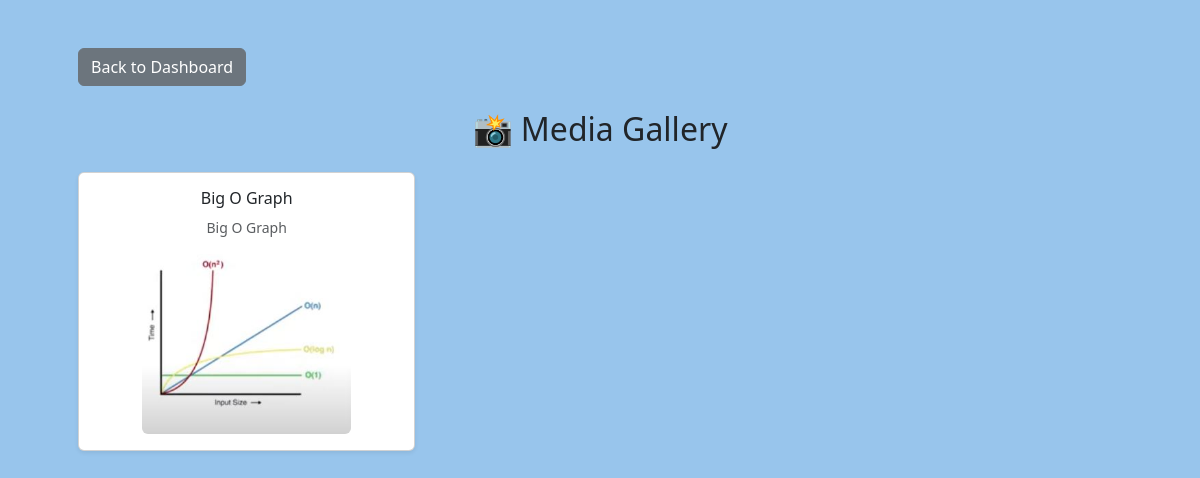
The page /media/gallery.php on the database its author committed.
### tables this page shows
CREATE TABLE `media` (
  `media_id` int(11) NOT NULL,
  `title` varchar(255) NOT NULL,
  `description` text DEFAULT NULL,
  `file_path` varchar(255) NOT NULL,
  `file_type` enum('image','video') NOT NULL,
  `uploaded_by` int(11) DEFAULT NULL,
  `uploaded_at` timestamp NOT NULL DEFAULT current_timestamp()
);

### media/gallery.php (the view, shortened to what this page needs)
<?php
include("../config.php");
$sql = "SELECT * FROM media ORDER BY uploaded_at DESC";
$result = $conn->query($sql);
?>
<!DOCTYPE html>
<html lang="en">
<head>
    <link href="https://cdn.jsdelivr.net/npm/bootstrap@5.3.3/dist/css/bootstrap.min.css" rel="stylesheet">
</head>
<body class="container p-5">
    <a href="../dashboard.php" class="btn btn-secondary mb-4">Back to Dashboard</a>
    <h2 class="mb-4 text-center">📸 Media Gallery</h2>
    <div class="row g-3">
        <?php while ($row = $result->fetch_assoc()) { ?>
            <div class="col-md-4">
                <div class="card shadow-sm">
                    <div class="card-body text-center">
                        <h6><?php echo $row['title']; ?></h6>
                        <p class="text-muted small"><?php echo $row['description']; ?></p>
                        <?php if ($row['file_type'] == 'image') { ?>
                            <img src="<?php echo $row['file_path']; ?>"
                                class="img-fluid rounded gallery-item"
                                data-bs-toggle="modal"
                                data-bs-target="#mediaModal"
                                data-type="image"
                                data-src="<?php echo $row['file_path']; ?>"
                                style="max-height:180px; cursor:pointer;">
                        <?php } ?>
                    </div>
                </div>
            </div>
        <?php } ?>
    </div>
</body>
</html>

### media/gallery.php (style rules this page uses)
body { background-color: #98c5ecff !important; }

### rows shown on the page
media: title "Big O Graph", description "Big O Graph", file_path (picture)
